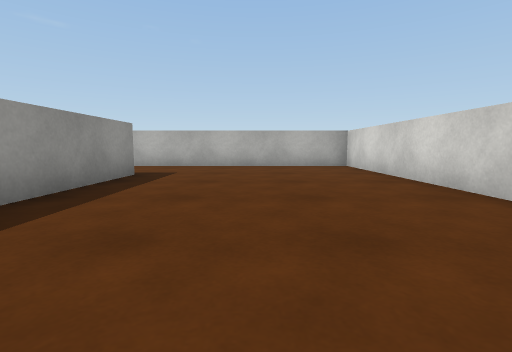
[1] (above)

18 first-person views from a walk through a 3-D level made in the Unity game engine. The camera is 0.55 m above the floor, tilts 6° down and sees 85° across. The floor is counted in squares, 1 m on a side. Each view is taken from the middle of a square. On the plan, view 1 faces up. The plan holds only what a view shows up to about 9 squares ahead; the rest is blank. The place goes on beyond the plan. The player character is not drawn. Surface patterns are stand-ins for the level's own textures.

[2]
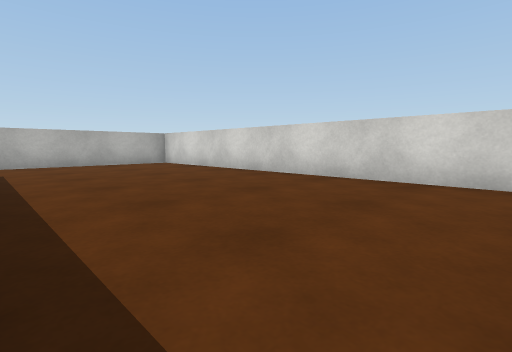

[3]
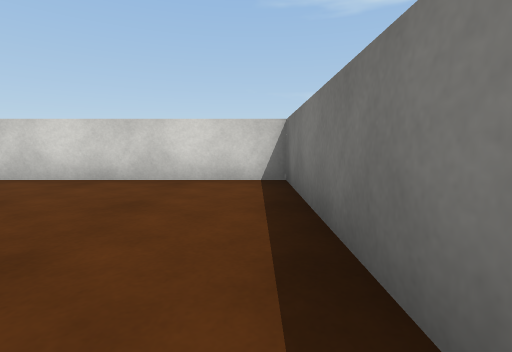

[4]
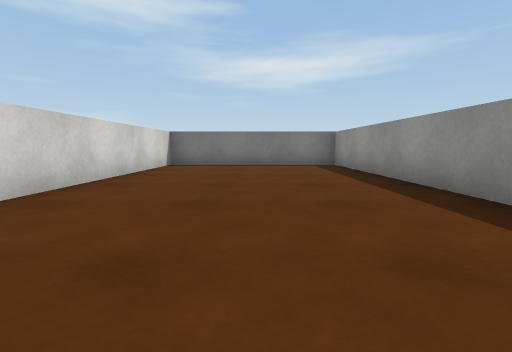

[5]
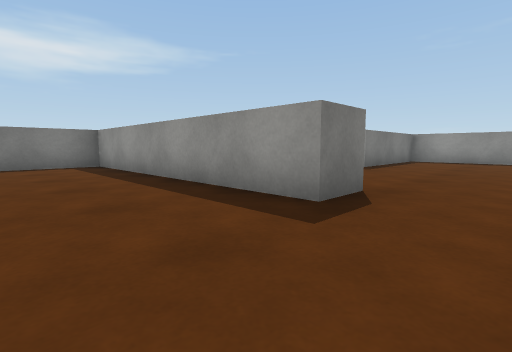

[6]
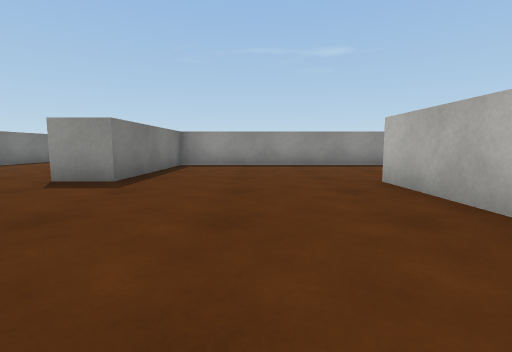

[7]
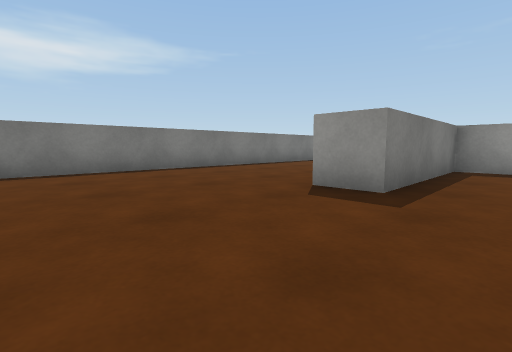

[8]
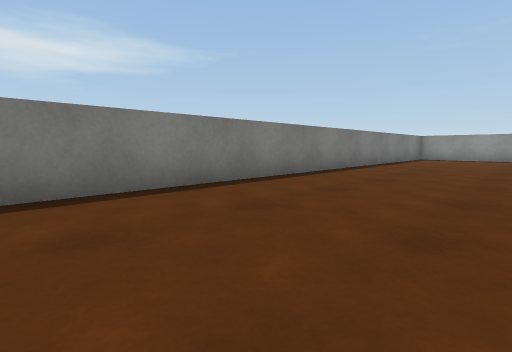

[9]
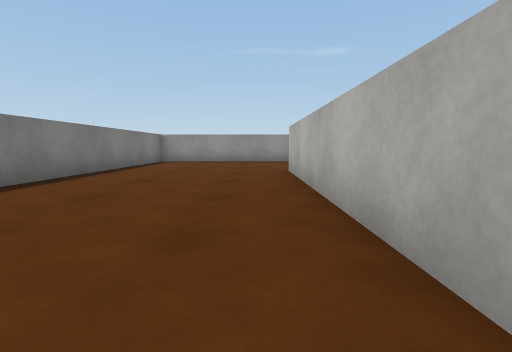

[10]
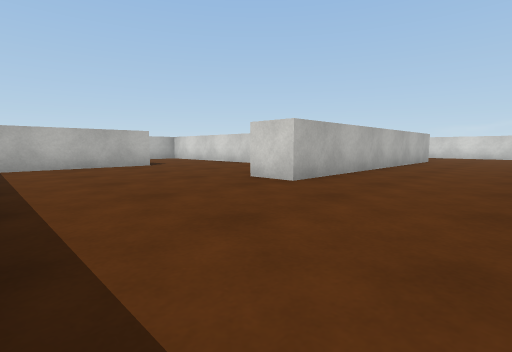

[11]
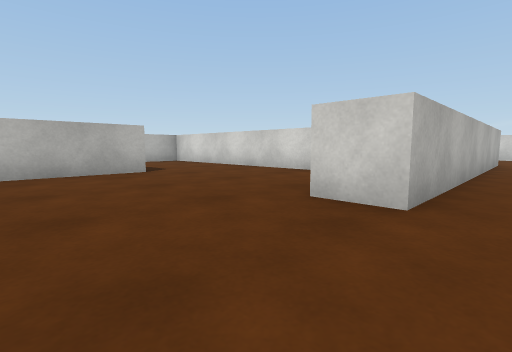

[12]
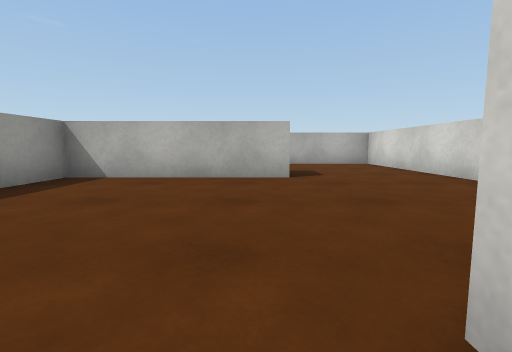

[13]
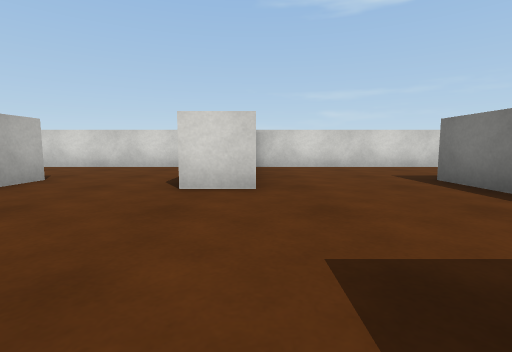

[14]
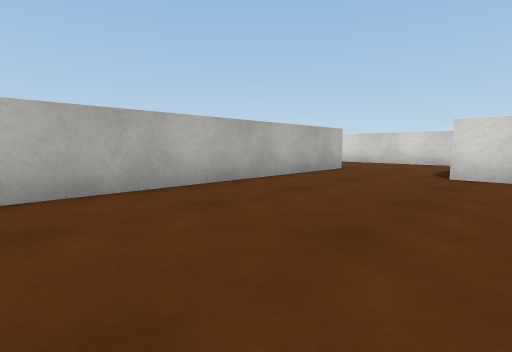

[15]
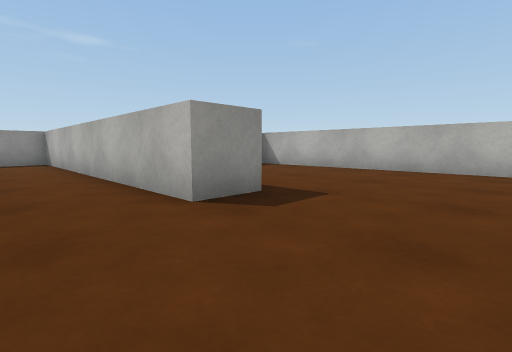

[16]
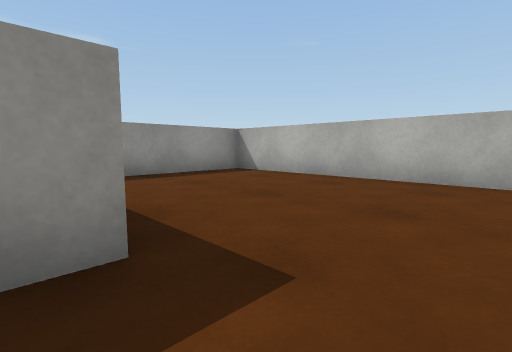

[17]
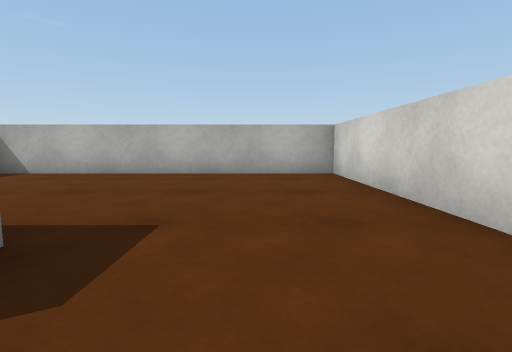

[18]
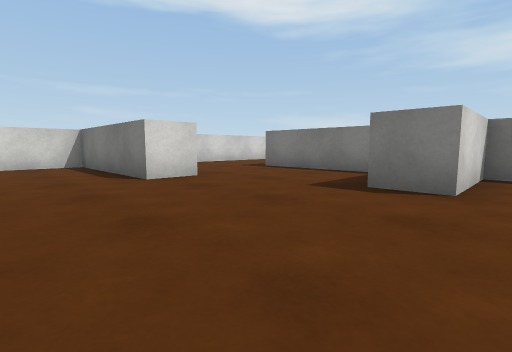

### Floor plan
Ten units are one square. View 1 is at (0, 0); x grows to the right and y downward. Boxes are objects, and circles mark ways between rooms. Rooms are numbered by the first view taken in them; rooms with no view inside come last. Other rooms are left out.
<svg viewBox="-239 -213 270 233">
<path fill="none" stroke="#000" d="M-35 -55 -24 -55 -24 15 26 15 26 -80 -35 -80M-124 -57 -124 -120 -150 -120M-114 -99 -114 -38 -74 -38 -74 -28 -154 -28 -154 -38M-154 -80 -194 -80 -194 -66M-51 -80 -75 -80M-166 -90 -154 -90M-181 15 -42 15M-164 -119 -164 -130M-204 -90 -204 -112 -194 -112M-185 -90 -166 -90M-164 -155 -234 -155 -234 -144M-154 -166 -154 -155 -164 -155M-164 -130 -124 -130 -124 -208 -194 -208 -194 -179"/>
<circle cx="-30" cy="-65" r="3" fill="#2a7"/>
<circle cx="-160" cy="-105" r="3" fill="#2a7"/>
<circle cx="-160" cy="-145" r="3" fill="#2a7"/>
<text x="0" y="-30">1</text>
<text x="-110" y="-60">2</text>
<text x="-200" y="-130">3</text>
<text x="-160" y="-170">4</text>
</svg>
Room 1 opens to room 2. Room 2 opens to room 3. Room 3 opens to room 4.

Where each view was taken, in squares from view 1:
view 1: 0 up, 0 right, facing up
view 2: 1 down, 2 left, facing up-right
view 3: 1 down, 2 left, facing right
view 4: 7 up, 0 right, facing down
view 5: 7 up, 0 right, facing down-left
view 6: 6 up, 3 left, facing left
view 7: 5 up, 4 left, facing down-left
view 8: 2 up, 6 left, facing down-left
view 9: 2 up, 9 left, facing left
view 10: 0 up, 19 left, facing up-right
view 11: 2 up, 18 left, facing up-right
view 12: 3 up, 16 left, facing up
view 13: 12 up, 20 left, facing right
view 14: 12 up, 22 left, facing up-right
view 15: 14 up, 13 left, facing up-left
view 16: 16 up, 14 left, facing up-left
view 17: 15 up, 14 left, facing up
view 18: 15 up, 21 left, facing down-right
